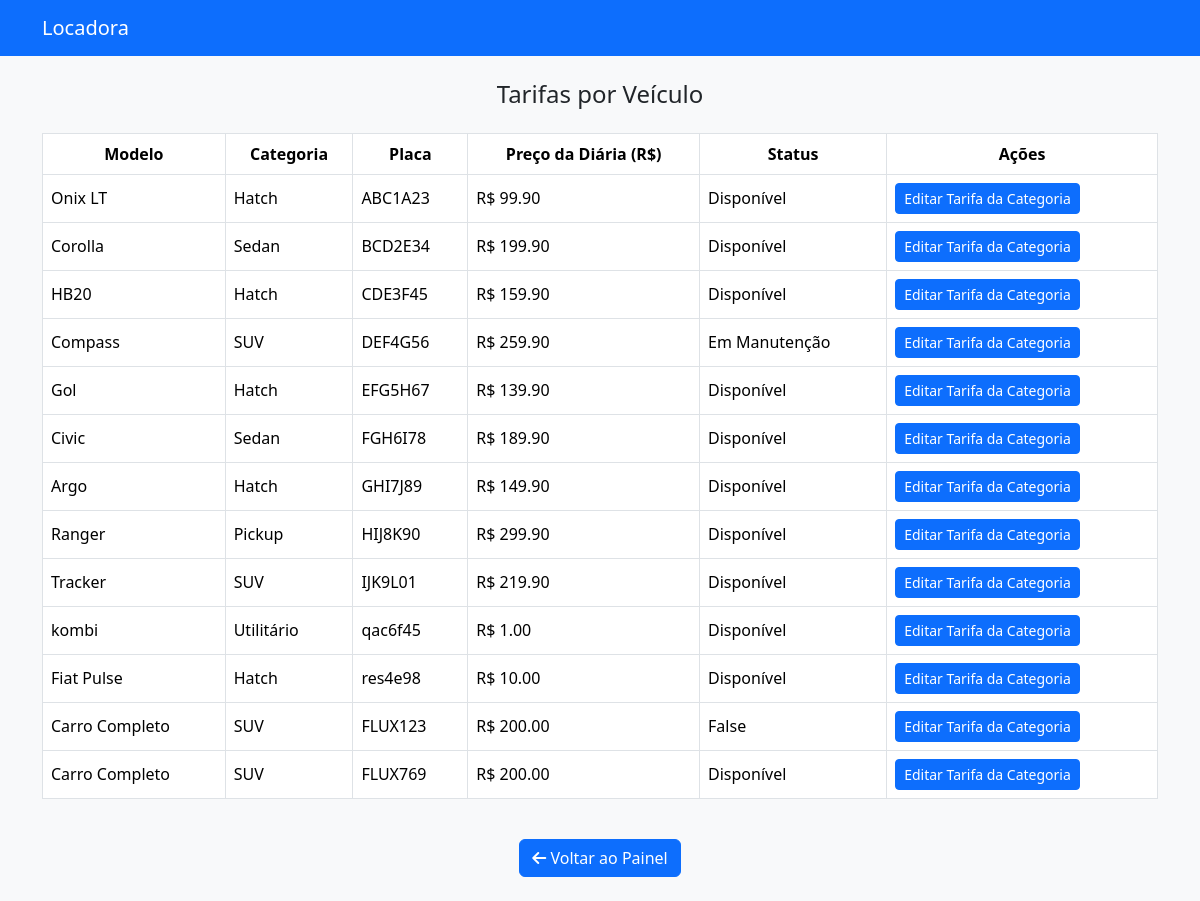
Before: /veiculos/tarifas/ (signed in) with the older database file.
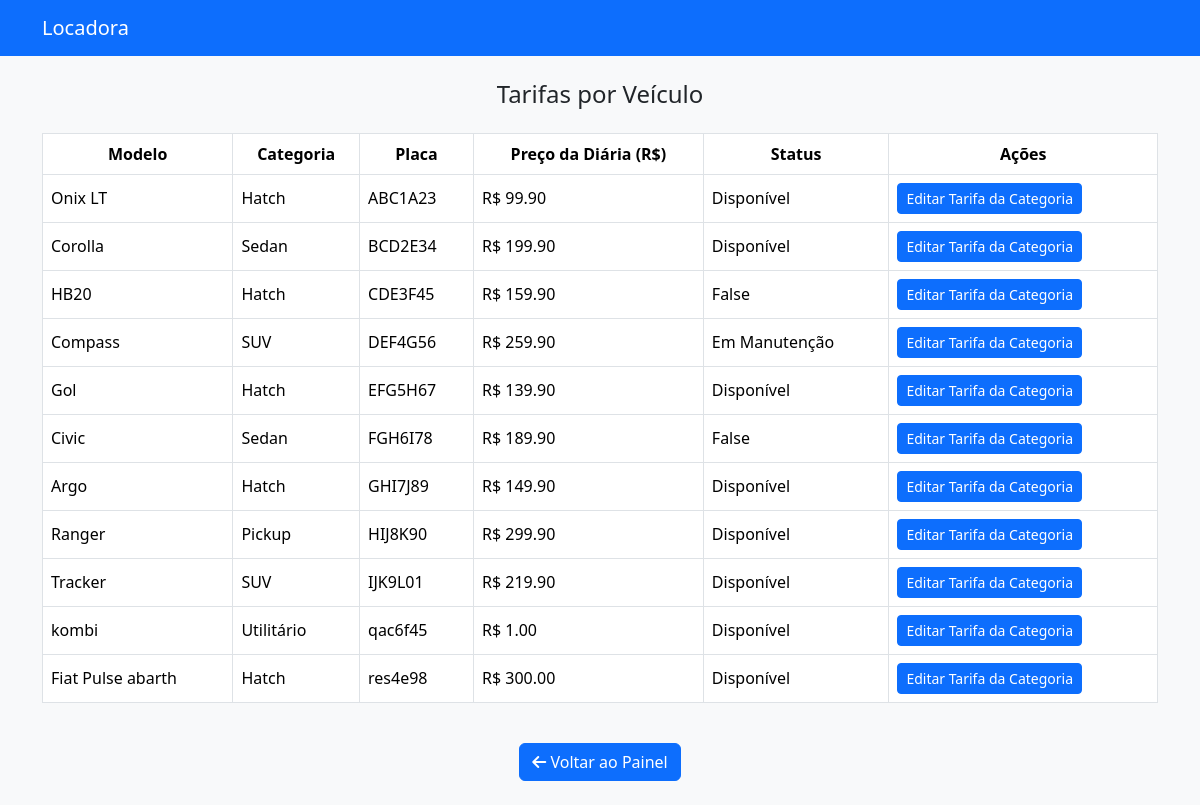
After: the same page with the newer database file.
### veiculos/models.py (models this page shows, shortened)
class Veiculo(models.Model):
    CATEGORIAS = [
        ('hatch', 'Hatch'),
        ('sedan', 'Sedan'),
        ('suv', 'SUV'),
        ('pickup', 'Pickup'),
        ('luxo', 'Luxo'),
        ('utilitario', 'Utilitário'),
    ]
    STATUS = [
        ('disponivel', 'Disponível'),
        ('alugado', 'Alugado'),
        ('manutencao', 'Em Manutenção'),
    ]
    modelo = models.CharField(max_length=100)
    marca = models.CharField(max_length=100)
    ano = models.IntegerField()
    cor = models.CharField(max_length=50)
    categoria = models.CharField(max_length=50, choices=CATEGORIAS)
    placa = models.CharField(max_length=10, unique=True)
    preco_locacao = models.DecimalField(max_digits=8, decimal_places=2)
    status_disponibilidade = models.CharField(max_length=20, choices=STATUS, default='disponivel')
    imagem = models.ImageField(upload_to='veiculos/', null=True, blank=True)

### veiculos/views.py (the view)
# urls.py: path('tarifas/', views.listar_tarifas, name='listar_tarifas'),
@login_required
def listar_tarifas(request):
    veiculos = Veiculo.objects.all()
    categorias = veiculos.values_list('categoria', flat=True).distinct()
    return render(request, 'veiculos/tarifas.html', {
        'veiculos': veiculos,
        'categorias': categorias,
    })

### veiculos/templates/veiculos/tarifas.html (shortened to what this page needs)
<!DOCTYPE html>
<html lang="pt-br">
<head>
  <link href="https://cdn.jsdelivr.net/npm/bootstrap@5.3.3/dist/css/bootstrap.min.css" rel="stylesheet">
  <link href="https://cdnjs.cloudflare.com/ajax/libs/font-awesome/6.5.0/css/all.min.css" rel="stylesheet">
</head>
<body class="bg-light">
  <nav class="navbar navbar-expand-lg navbar-dark bg-primary">
    <div class="container">
      <a class="navbar-brand" href="/">Locadora</a>
    </div>
  </nav>
<div class="container py-4">
  <h4 class="text-center mb-4">Tarifas por Veículo</h4>
  {% if veiculos %}
    <div class="table-responsive">
      <table class="table table-hover table-bordered align-middle">
        <thead class="text-center">
          <tr>
            <th>Modelo</th>
            <th>Categoria</th>
            <th>Placa</th>
            <th>Preço da Diária (R$)</th>
            <th>Status</th>
            <th>Ações</th>
          </tr>
        </thead>
        <tbody>
          {% for v in veiculos %}
            <tr>
              <td>{{ v.modelo }}</td>
              <td>{{ v.get_categoria_display }}</td>
              <td>{{ v.placa }}</td>
              <td>R$ {{ v.preco_locacao }}</td>
              <td>{{ v.get_status_disponibilidade_display }}</td>
              <td>
                <a href="{% url 'editar_tarifa_categoria' categoria=v.categoria %}" class="btn btn-sm btn-primary">
                  Editar Tarifa da Categoria
                </a>
              </td>
            </tr>
          {% endfor %}
        </tbody>
      </table>
    </div>
  {% else %}
    <div class="alert alert-warning text-center">Nenhum veículo cadastrado.</div>
  {% endif %}
  <div class="text-center mt-4">
    <a href="{% url 'home' %}" class="btn btn-primary">
      <i class="fas fa-arrow-left"></i> Voltar ao Painel
    </a>
  </div>
</div>
</body>
</html>

Changed rows visible on the page:
removed Veiculo: modelo "Carro Completo", categoria "SUV", placa "FLUX123", preco_locacao "200.00", status_disponibilidade "False"
removed Veiculo: modelo "Carro Completo", categoria "SUV", placa "FLUX769", preco_locacao "200.00", status_disponibilidade "Disponível"
changed Veiculo "HB20": status_disponibilidade "Disponível" → "False"
changed Veiculo "Civic": status_disponibilidade "Disponível" → "False"
changed Veiculo "res4e98": modelo "Fiat Pulse" → "Fiat Pulse abarth"; preco_locacao "10.00" → "300.00"
